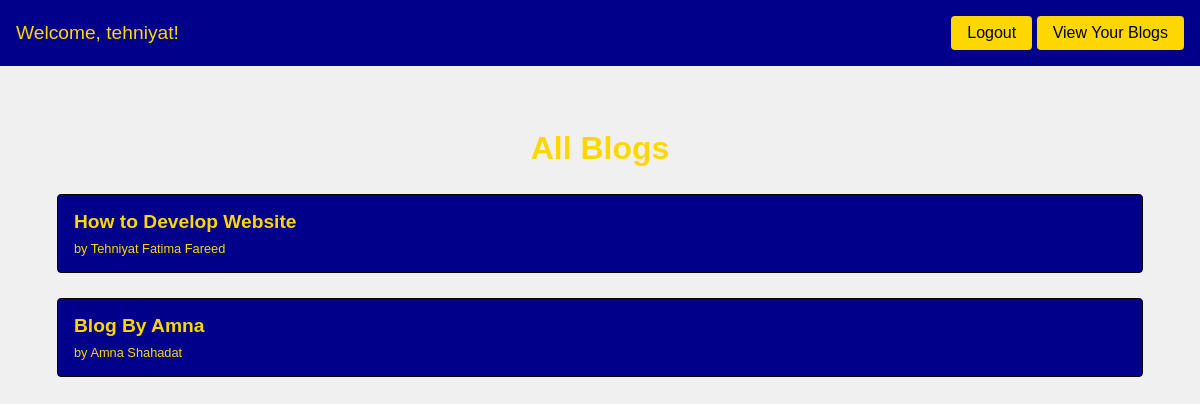
Screenshot of / (signed in) with the database file from the repository.
### blog/models.py (models this page shows, shortened)
class Blog(models.Model):
    user = models.ForeignKey(User, on_delete=models.CASCADE)
    title = models.CharField(max_length=200)
    author = models.CharField(max_length=100,default='unknown')
    content = models.TextField()
    image = models.ImageField(upload_to='images/', blank=True, null=True)
    video = models.FileField(upload_to='videos/', blank=True, null=True)
    created_at = models.DateTimeField(auto_now_add=True)

### blog/views.py (the view)
# urls.py: path('', BlogListView.as_view(), name='home'),
class BlogListView(LoginRequiredMixin,ListView):
    model = Blog
    template_name = 'blog/home.html'
    context_object_name = 'blogs'

### blog/templates/blog/home.html (shortened to what this page needs)
{% extends "blog/base.html" %}
{% block content %}
<h2 class="blog-title">All Blogs</h2>
<ul class="blog-list">
  {% for blog in blogs %}
    <li class="blog-list-item">
      <a href="{% url 'blog_detail' blog.pk %}">{{ blog.title }}</a>
      <span class="author">by {{ blog.author }}</span>
    </li>
  {% endfor %}
</ul>
{% endblock %}

### blog/templates/blog/base.html (shortened to what this page needs)
<!DOCTYPE html>
<html>
<head>
</head>
<body>
    <header>
        {% if user.is_authenticated %}
            <p>Welcome, {{ user.username }}!</p>
            <form id="logout-form" action="{% url 'logout' %}" method="post">
                <button type="submit">Logout</button>
                <a href="{% url 'user_blogs' %}" class="btn-primary">View Your Blogs</a>
            </form>
        {% endif %}
    </header>
    <main>
        {% block content %}
        {% endblock %}
    </main>
</body>
</html>

### blog/templates/blog/base.html (style rules this page uses)
body { font-family: Arial, sans-serif; background-color: #f0f0f0; margin: 0; padding: 0; }
header { background-color: #00008B; padding: 1rem; display: flex; justify-content: space-between; align-items: center; color: #FFD700; }
header p { margin: 0; font-size: 1.2rem; }
.btn-primary { display: inline-block; padding: 0.5rem 1rem; font-size: 1rem; border: none; border-radius: 0.25rem; cursor: pointer; color: #000000; background-color: #FFD700; text-decoration: none; transition: background-color 0.3s ease, color 0.3s ease; }
#logout-form { display: inline-block; margin: 0; }
#logout-form button { padding: 0.5rem 1rem; font-size: 1rem; border: none; border-radius: 0.25rem; cursor: pointer; color: #000000; background-color: #FFD700; transition: background-color 0.3s ease, color 0.3s ease; }
main { padding: 2rem; }

### blog/templates/blog/home.html (style rules this page uses)
.btn-primary { display: inline-block; padding: 0.5rem 1rem; font-size: 1rem; border: none; border-radius: 0.25rem; cursor: pointer; color: #000000; background-color: #FFD700; text-decoration: none; transition: background-color 0.3s ease, color 0.3s ease; }
.blog-title { color: #FFD700; font-size: 2rem; margin-top: 2rem; text-align: center; animation: fadeIn 1s ease-in-out; }
.blog-list { padding-left: 0; list-style: none; margin-top: 1.5rem; }
.blog-list-item { background-color: #00008B; border: 1px solid #000000; padding: 1rem; border-radius: 0.25rem; margin: 25px; transition: transform 0.3s ease, box-shadow 0.3s ease; animation: slideInUp 0.5s ease-in-out; }
.blog-list-item:last-child { margin-bottom: 0; }
.blog-list-item a { text-decoration: none; color: #FFD700; font-size: 1.2rem; font-weight: bold; }
.blog-list-item .author { font-size: 0.8rem; color: #FFD700; margin-top: 0.5rem; display: block; }

### rows the page displays
Blog: title "How to Develop Website", author "Tehniyat Fatima Fareed"
Blog: title "Blog By Amna", author "Amna Shahadat"

### other values shown
{{ user.username }} "tehniyat"
